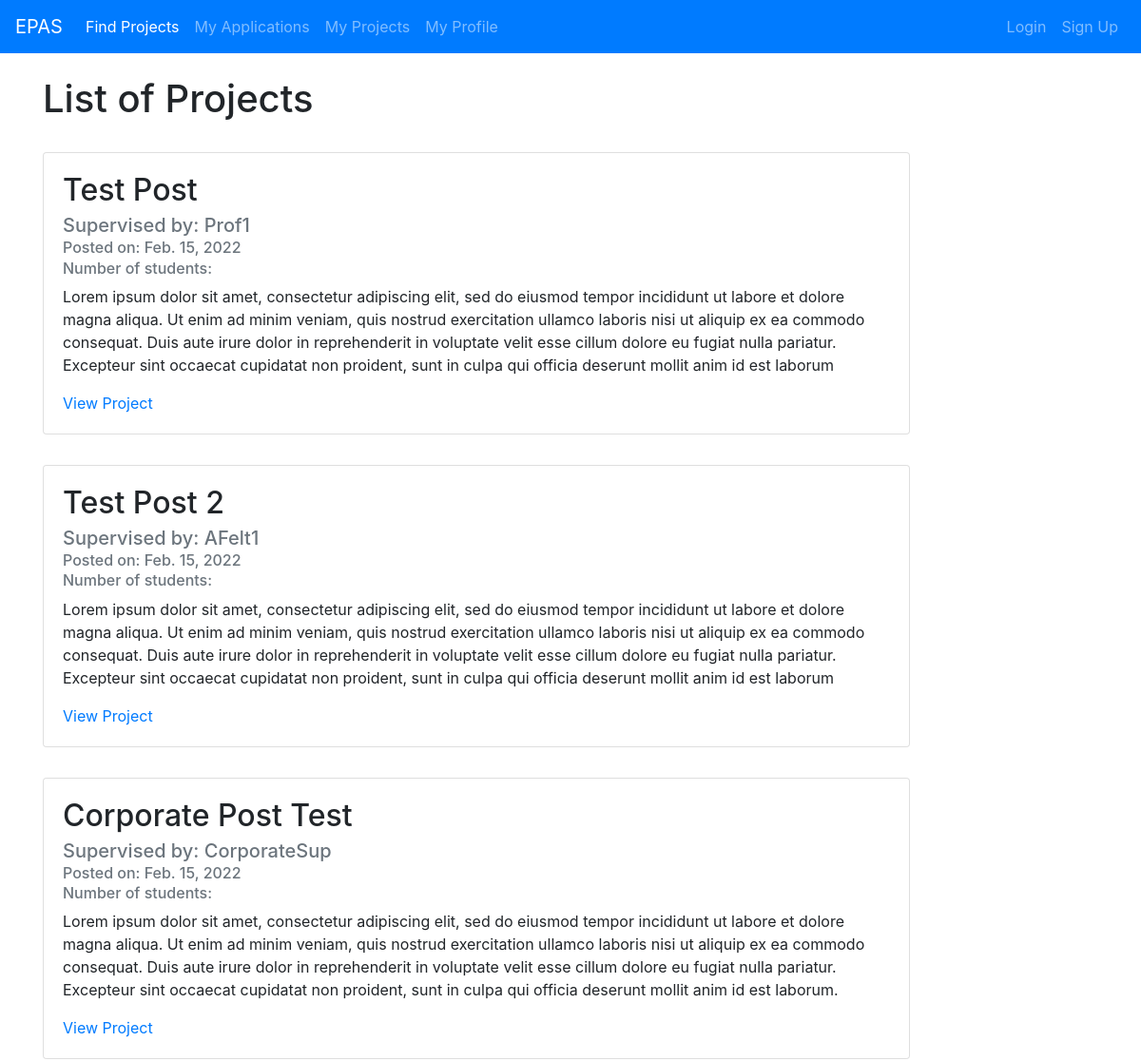
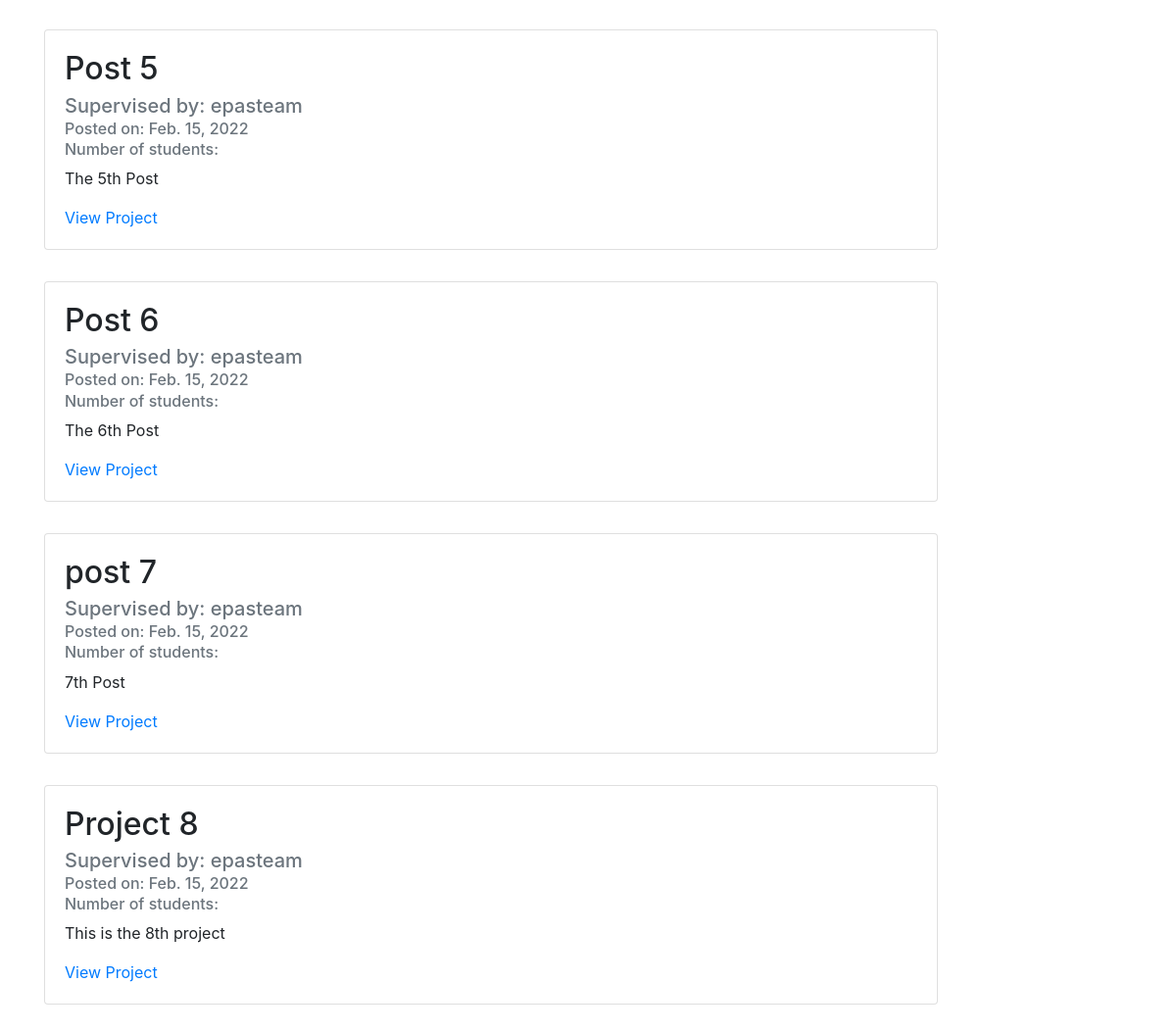
The page / on the database its author committed (2 pictures, top to bottom).
### projectListing/models.py (models this page shows, shortened)
class Post(models.Model):
    title = models.CharField(max_length=100)
    description = models.TextField()
    date_posted = models.DateField(default=timezone.now)
    professor = models.ForeignKey(User, on_delete=models.CASCADE)
    desiredNumStudents = models.IntegerField()
    maxNumStudents = models.IntegerField()
    minTermLength = models.IntegerField()
    maxTermLength = models.IntegerField()
    relatedProgram = models.CharField(max_length=100)
    course = models.CharField(max_length=100, default="null")
    active = models.BooleanField(default=False)
    isApproved = models.BooleanField()

class User(AbstractUser):
    class Types(models.TextChoices):
        STUDENT = 'STUDENT', 'Student'
        PROFESSOR = 'PROFESSOR', 'Professor'
        CORPORATE_SUPERVISOR = 'CORPORATE_SUPERVISOR', 'Corporate Supervisor'
        PROGRAM_DIRECTOR = 'PROGRAM_DIRECTOR', 'Program Director'
    type = models.CharField(max_length=50, choices=Types.choices, default=Types.STUDENT)

### projectListing/views.py (the view)
# urls.py: path('', PostListView.as_view(), name='projectListing-home'),
class PostListView(ListView):
    model = Post
    template_name = 'projectListing/home.html'
    context_object_name = 'postedProject'
    ordering = ['-date_posted']

### projectListing/templates/projectListing/home.html (shortened to what this page needs)
{% extends "projectListing/base.html" %}
{% block content %}
<br>
    <h1>List of Projects</h1>    <br>
    <div class="card-deck">
        {% for post in postedProject %}
            <div class="card" style="min-width: 80%; max-width: 80%; margin-bottom: 2rem;">
                <div class="card-body">
                    <h2 class="card-title">{{ post.title }}</h2>
                    <h5 class="card-subtitle mb-2 text-muted">Supervised by: {{ post.professor }}</h3>
                    <h6 class="card-subtitle mb-2 text-muted">Posted on: {{ post.date_posted }}</h3>
                    <h6 class="card-subtitle mb-2 text-muted">Number of students: {{ post.num_students}}</h3>
                    <p class="card-text">{{ post.description }}</p>
                    <a href="{% url 'post-detail' post.id %}" class="card-link">View Project</a>
                </div>
            </div>
        {% endfor %}
{% endblock content %}

### rows shown on the page
Post: title "Test Post", professor "Prof1", date_posted "Feb. 15, 2022", description "Lorem ipsum dolor sit amet, consectetur adipiscing elit, sed do eiusmod tempor incididunt ut labore et dolore magna aliqua. Ut enim ad minim veniam, quis nostrud exercitation ullamco laboris nisi ut aliquip ex ea commodo consequat. Duis aute irure dolor in reprehenderit in voluptate velit esse cillum dolore eu fugiat nulla pariatur. Excepteur sint occaecat cupidatat non proident, sunt in culpa qui officia deserunt mollit anim id est laborum"
Post: title "Test Post 2", professor "AFelt1", date_posted "Feb. 15, 2022", description "Lorem ipsum dolor sit amet, consectetur adipiscing elit, sed do eiusmod tempor incididunt ut labore et dolore magna aliqua. Ut enim ad minim veniam, quis nostrud exercitation ullamco laboris nisi ut aliquip ex ea commodo consequat. Duis aute irure dolor in reprehenderit in voluptate velit esse cillum dolore eu fugiat nulla pariatur. Excepteur sint occaecat cupidatat non proident, sunt in culpa qui officia deserunt mollit anim id est laborum"
Post: title "Corporate Post Test", professor "CorporateSup", date_posted "Feb. 15, 2022", description "Lorem ipsum dolor sit amet, consectetur adipiscing elit, sed do eiusmod tempor incididunt ut labore et dolore magna aliqua. Ut enim ad minim veniam, quis nostrud exercitation ullamco laboris nisi ut aliquip ex ea commodo consequat. Duis aute irure dolor in reprehenderit in voluptate velit esse cillum dolore eu fugiat nulla pariatur. Excepteur sint occaecat cupidatat non proident, sunt in culpa qui officia deserunt mollit anim id est laborum."
Post: title "Post 5", professor "epasteam", date_posted "Feb. 15, 2022", description "The 5th Post"
Post: title "Post 6", professor "epasteam", date_posted "Feb. 15, 2022", description "The 6th Post"
Post: title "post 7", professor "epasteam", date_posted "Feb. 15, 2022", description "7th Post"
Post: title "Project 8", professor "epasteam", date_posted "Feb. 15, 2022", description "This is the 8th project"
